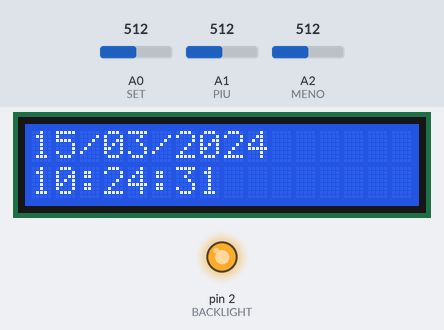
Bench run of a sketch on a simulated Arduino Uno, built with avr-gcc and run on an emulated ATmega328P. Shown: 16×2 character LCD, output pins drawn as LEDs (lit = HIGH). The inputs (shaded band) are chosen by the test bench; at power-on: A0 (SET) = 512, A1 (PIU) = 512, A2 (MENO) = 512. The local clock reads 2024-03-15 10:24:30 at power-on unless the sketch sets it; pins used as bus, display or sensor lines are not drawn.

Above: at 1.2 s.
1.3 s: A0 (SET) set to 1010
At 4.2 s:
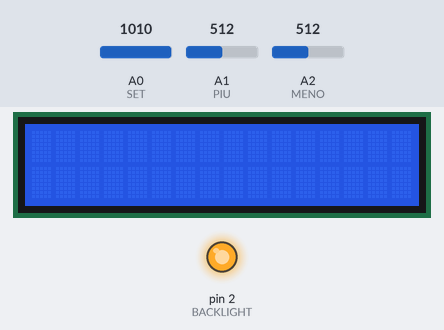
4.5 s: A0 (SET) set to 983
At 5.7 s:
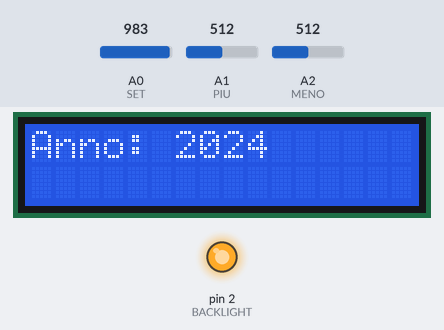
6.0 s: A1 (PIU) set to 993
10.1 s: A1 (PIU) set to 1010
12.0 s: A0 (SET) set to 1023
At 14.4 s:
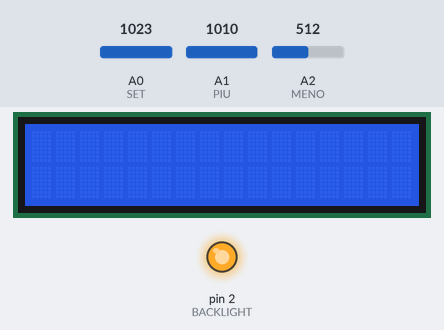
15.0 s: A0 (SET) set to 990
At 18.05 s:
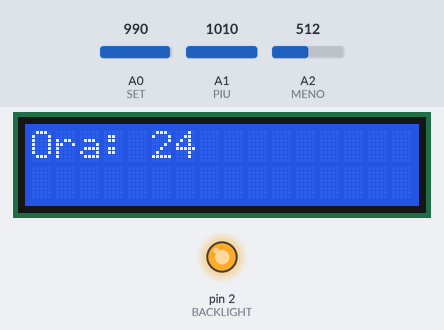
Timing chart, 0 to 18.3 s (numbered marks = the images above; inputs shaded):
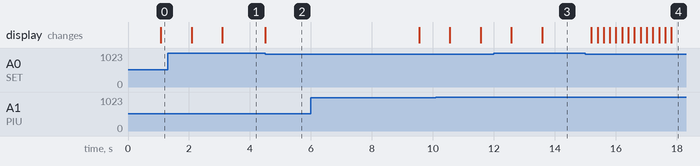

The sketch:

prova.ino
```cpp
#include <Wire.h>
#include <RTClib.h>
#include <LiquidCrystal.h>

#define BACKLIGHT 2
#define CONTRAST  3

#define SET       A0
#define PIU       A1
#define MENO      A2

char buffer[10];
unsigned long time=0;
unsigned long timeSet=0;
int  setModeTime=2000;

RTC_DS1307 RTC;
LiquidCrystal lcd(12, 11, 7, 6, 5, 4);

void setup () {
    pinMode( BACKLIGHT, OUTPUT );
    pinMode( CONTRAST, OUTPUT );
    digitalWrite( BACKLIGHT, HIGH );
    analogWrite( CONTRAST, 40 );

    Wire.begin();
    RTC.begin();
    lcd.begin(16, 2);

    if (! RTC.isrunning()) {
      Serial.println("RTC is NOT running!");
      RTC.adjust(DateTime(__DATE__, __TIME__));
    }

    pinMode( SET, INPUT );
    pinMode( PIU, INPUT );
    pinMode( MENO, INPUT );
}

void loop () {

    if ( analogRead( SET ) < 1000) { time = millis(); }

    DateTime now = RTC.now();
    lcd.clear();

    sprintf(buffer,  "%02d/%02d/%d", now.day(), now.month(), now.year());
    lcd.setCursor(0,0);
    lcd.print( buffer );

    char buffer[10] = "";

    sprintf(buffer,  "%02d:%02d:%02d", now.hour(), now.minute(), now.second());
    lcd.setCursor(0,1);
    lcd.print( buffer );

    if (time > 0 && setModeTime < (millis() - time) ) { setMode( now ); }

    delay(1000);
}

void setMode( DateTime now ) {
    boolean setMode = true;
    int setModeLevel = 0;

    int _day = now.day();
    int _month = now.month();
    int _year = now.year();
    int _hour = now.hour();
    int _min = now.minute();
    int _sec = now.second();

    lcd.clear();
    lcd.setCursor(0,0);
    sprintf(buffer,  "%s: %02d", "Giorno", _day);
    delay( 1000 );
    timeSet = millis();

    while ( setMode ) {
      if ( analogRead(SET) > 1000 || analogRead(PIU) > 1000 || analogRead(MENO) > 1000 ) { timeSet = millis(); }

      lcd.setCursor(0,0);

      // Set Day
      if ( setModeLevel == 0 ) {
        if ( analogRead(PIU) > 1000 && _day < 31) { _day++; }
        if ( analogRead(MENO) > 1000 && _day > 1) { _day--; }

        sprintf(buffer,  "%s: %02d", "Giorno", _day);
      }
      // Set Month
      if ( setModeLevel == 1 ) {
        if ( analogRead(PIU) > 1000 && _month < 12) { _month++; }
        if ( analogRead(MENO) > 1000 && _month > 1) { _month--; }

        sprintf(buffer,  "%s: %02d", "Mese", _month);
      }
      // Set Year
      if ( setModeLevel == 2 ) {
        if ( analogRead(PIU) > 1000 && _year < 9999) { _year++; }
        if ( analogRead(MENO) > 1000 && _year > 1900) { _year--; }

        sprintf(buffer,  "%s: %02d", "Anno", _year);
      }
      // Set Hour
      if ( setModeLevel == 3 ) {
        if ( analogRead(PIU) > 1000 && _hour < 24) { _hour++; }
        if ( analogRead(MENO) > 1000 && _hour > 1) { _hour--; }

        sprintf(buffer,  "%s: %02d", "Ora", _hour);
      }
      // Set Minute
      if ( setModeLevel == 4 ) {
        if ( analogRead(PIU) > 1000 && _min < 60) { _min++; }
        if ( analogRead(MENO) > 1000 && _min > 1) { _min--; }

        sprintf(buffer,  "%s: %02d", "Minuti", _min);
      }
      // Set Second
      if ( setModeLevel == 5 ) {
        if ( analogRead(PIU) > 1000 && _sec < 60) { _sec++; }
        if ( analogRead(MENO) > 1000 && _sec > 0) { _sec--; }

        sprintf(buffer,  "%s: %02d", "Secondi", _sec);
      }

      lcd.print( buffer );
      if ( analogRead(SET) > 1000 ) { lcd.clear(); setModeLevel++;  }
      if ( setModeLevel > 5 ) { setModeLevel=0; }

      if (timeSet > 0 && (setModeTime*2) < (millis() - timeSet) ) {
         RTC.adjust(DateTime(_year, _month, _day, _hour, _min, _sec));
         setMode = false;
      }
      delay(200);
    }
}
```

Measured:
- the behaviour switches between 1001 and 1000 on A0 (SET) (found by bisection; images 1 and 2)
- after the input at 1.3 s, the display: first differs from a run without the input after 1.8 s (image 1)
- after the input at 4.5 s, the display: changes at once (image 2)
- after the input at 12.0 s, the display: first differs from a run without the input after 1.6 s (image 3)
- after the input at 15.0 s, the display: first changes after 0.20 s (image 4 shows a later state)
